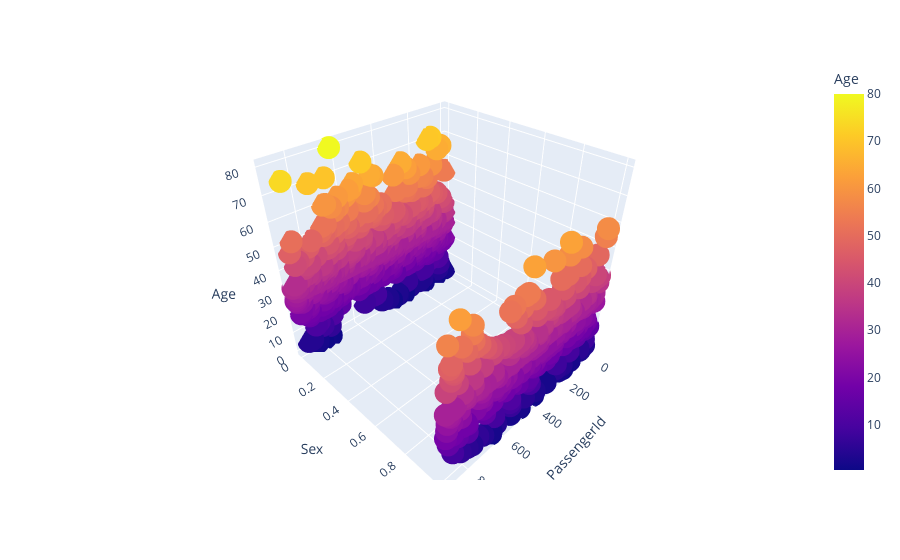

The code cell stored with this chart in its notebook:
### Code cell
# 3D Visualization
fig = px.scatter_3d(dataset, x='PassengerId', y='Sex', z='Age', color='Age') 
fig.show()

### Figure 1 — Plotly figure (JSON) as saved in the notebook; plotly's stock layout.template omitted (floating-point values rounded to 4 significant figures; data arrays with more than 128 entries replaced by an {"elided": "..."} marker saying what was removed)
{"data": [{"hovertemplate": "PassengerId=%{x}<br>Sex=%{y}<br>Age=%{marker.color}<extra></extra>", "legendgroup": "", "marker": {"color": {"elided": "891 float values"}, "coloraxis": "coloraxis", "symbol": "circle"}, "mode": "markers", "name": "", "scene": "scene", "showlegend": false, "type": "scatter3d", "x": {"elided": "891 int values"}, "y": {"elided": "891 int values"}, "z": {"elided": "891 float values"}}], "layout": {"coloraxis": {"colorbar": {"title": {"text": "Age"}}, "colorscale": [[0, "#0d0887"], [0.1111, "#46039f"], [0.2222, "#7201a8"], [0.3333, "#9c179e"], [0.4444, "#bd3786"], [0.5556, "#d8576b"], [0.6667, "#ed7953"], [0.7778, "#fb9f3a"], [0.8889, "#fdca26"], [1, "#f0f921"]]}, "legend": {"tracegroupgap": 0}, "margin": {"t": 60}, "scene": {"domain": {"x": [0, 1], "y": [0, 1]}, "xaxis": {"title": {"text": "PassengerId"}}, "yaxis": {"title": {"text": "Sex"}}, "zaxis": {"title": {"text": "Age"}}}}}
